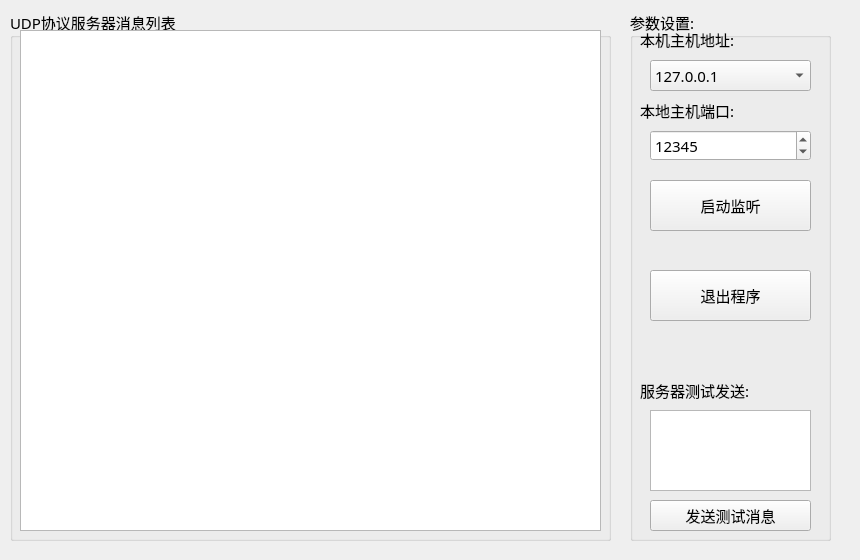
<?xml version="1.0" encoding="UTF-8"?>
<ui version="4.0">
 <class>FormUDPServer</class>
 <widget class="QWidget" name="FormUDPServer">
  <property name="geometry">
   <rect>
    <x>0</x>
    <y>0</y>
    <width>860</width>
    <height>560</height>
   </rect>
  </property>
  <property name="windowTitle">
   <string>Form</string>
  </property>
  <widget class="QGroupBox" name="groupBox">
   <property name="geometry">
    <rect>
     <x>10</x>
     <y>10</y>
     <width>601</width>
     <height>531</height>
    </rect>
   </property>
   <property name="font">
    <font>
     <family>仿宋</family>
     <pointsize>11</pointsize>
    </font>
   </property>
   <property name="title">
    <string>UDP协议服务器消息列表</string>
   </property>
   <widget class="QListWidget" name="listWidget_UDPServerMsg">
    <property name="geometry">
     <rect>
      <x>10</x>
      <y>20</y>
      <width>581</width>
      <height>501</height>
     </rect>
    </property>
   </widget>
  </widget>
  <widget class="QGroupBox" name="groupBox_2">
   <property name="geometry">
    <rect>
     <x>630</x>
     <y>10</y>
     <width>201</width>
     <height>531</height>
    </rect>
   </property>
   <property name="font">
    <font>
     <family>仿宋</family>
     <pointsize>11</pointsize>
    </font>
   </property>
   <property name="title">
    <string>参数设置:</string>
   </property>
   <widget class="QLabel" name="label_5">
    <property name="geometry">
     <rect>
      <x>10</x>
      <y>20</y>
      <width>111</width>
      <height>19</height>
     </rect>
    </property>
    <property name="font">
     <font>
      <family>仿宋</family>
      <pointsize>11</pointsize>
     </font>
    </property>
    <property name="text">
     <string>本机主机地址:</string>
    </property>
   </widget>
   <widget class="QLabel" name="label_6">
    <property name="geometry">
     <rect>
      <x>10</x>
      <y>90</y>
      <width>121</width>
      <height>21</height>
     </rect>
    </property>
    <property name="font">
     <font>
      <family>仿宋</family>
      <pointsize>11</pointsize>
     </font>
    </property>
    <property name="text">
     <string>本地主机端口:</string>
    </property>
   </widget>
   <widget class="QSpinBox" name="spinBox_TCPServerPort">
    <property name="geometry">
     <rect>
      <x>20</x>
      <y>120</y>
      <width>161</width>
      <height>31</height>
     </rect>
    </property>
    <property name="font">
     <font>
      <family>仿宋</family>
      <pointsize>11</pointsize>
     </font>
    </property>
    <property name="maximum">
     <number>65535</number>
    </property>
    <property name="value">
     <number>12345</number>
    </property>
   </widget>
   <widget class="QPushButton" name="pushButton_UDPServerStartListen">
    <property name="geometry">
     <rect>
      <x>20</x>
      <y>170</y>
      <width>161</width>
      <height>51</height>
     </rect>
    </property>
    <property name="font">
     <font>
      <family>仿宋</family>
      <pointsize>11</pointsize>
     </font>
    </property>
    <property name="text">
     <string>启动监听</string>
    </property>
    <property name="icon">
     <iconset resource="images.qrc">
      <normaloff>:/new/prefix1/images/start.ico</normaloff>:/new/prefix1/images/start.ico</iconset>
    </property>
   </widget>
   <widget class="QPushButton" name="pushButton_UDPServerQuit">
    <property name="geometry">
     <rect>
      <x>20</x>
      <y>260</y>
      <width>161</width>
      <height>51</height>
     </rect>
    </property>
    <property name="font">
     <font>
      <family>仿宋</family>
      <pointsize>11</pointsize>
     </font>
    </property>
    <property name="text">
     <string>退出程序</string>
    </property>
    <property name="icon">
     <iconset resource="images.qrc">
      <normaloff>:/new/prefix1/images/exit.ico</normaloff>:/new/prefix1/images/exit.ico</iconset>
    </property>
   </widget>
   <widget class="QPushButton" name="pushButton_UDPServerSendMsg">
    <property name="geometry">
     <rect>
      <x>20</x>
      <y>490</y>
      <width>161</width>
      <height>31</height>
     </rect>
    </property>
    <property name="font">
     <font>
      <family>仿宋</family>
      <pointsize>11</pointsize>
     </font>
    </property>
    <property name="text">
     <string>发送测试消息</string>
    </property>
    <property name="icon">
     <iconset resource="images.qrc">
      <normaloff>:/new/prefix1/images/sendmsg2.ico</normaloff>:/new/prefix1/images/sendmsg2.ico</iconset>
    </property>
   </widget>
   <widget class="QLabel" name="label_7">
    <property name="geometry">
     <rect>
      <x>10</x>
      <y>370</y>
      <width>151</width>
      <height>21</height>
     </rect>
    </property>
    <property name="font">
     <font>
      <family>仿宋</family>
      <pointsize>11</pointsize>
     </font>
    </property>
    <property name="text">
     <string>服务器测试发送:</string>
    </property>
   </widget>
   <widget class="QComboBox" name="comboBox_UDPServerIp">
    <property name="geometry">
     <rect>
      <x>20</x>
      <y>50</y>
      <width>161</width>
      <height>31</height>
     </rect>
    </property>
    <property name="font">
     <font>
      <family>仿宋</family>
      <pointsize>11</pointsize>
     </font>
    </property>
    <item>
     <property name="text">
      <string>127.0.0.1</string>
     </property>
    </item>
   </widget>
   <widget class="QPlainTextEdit" name="plainTextEdit_UDPServerSendData">
    <property name="geometry">
     <rect>
      <x>20</x>
      <y>400</y>
      <width>161</width>
      <height>81</height>
     </rect>
    </property>
   </widget>
  </widget>
 </widget>
 <resources>
  <include location="images.qrc"/>
 </resources>
 <connections/>
</ui>
